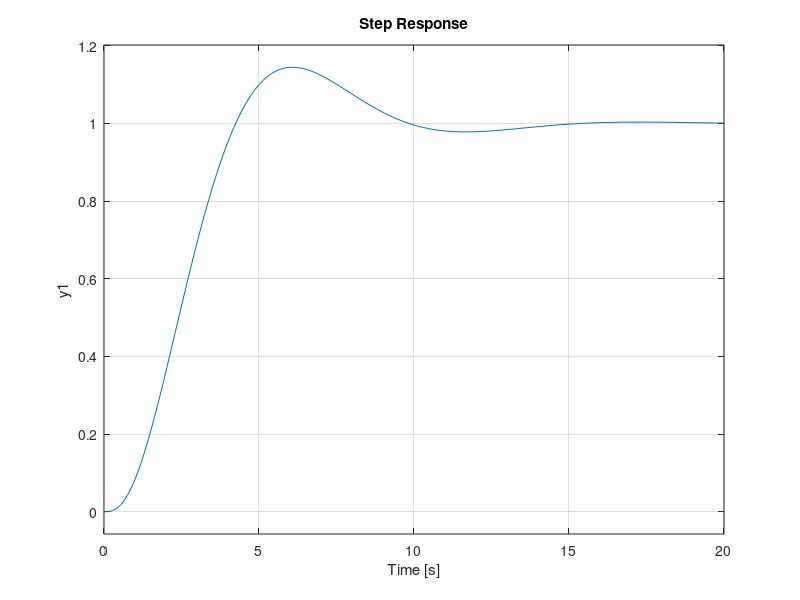

This chart was generated by the following MATLAB code: (Note: this script raises an error after producing the figure.)

%R(s)=u(t)
clc;
clear all;
close all;
t=[0:0.01:5];
g1=1
g2=tf(1,[1 3 2 0])
G=g1*g2
H=feedback(G,1)
hold on
step(H)
stepinfo(H)



%D(s)=(s+z)/z
clc;
clear all;
close all;
z=[1.2 1.5 2 3 5];        %Zeros to be added
t=0:0.1:5;                %Defining the time duration
for i=1:length(z)         %System response after adding zeros
    z_k=z(i);
    g1=tf([1,z(i)],[0,z(i)]);
    g2=tf(1,[1,3,2,0]);
    G=g1*g2;
    H=feedback(G,1);
    hold on;
    step(H)
    stepinfo(H)
end
legend('z=1.2','z=1.5','z=2','z=3','z=5')


%D(s)=p/s+p
clc;
clear all;
close all;
pv = [0.2 0.5 1 1.5 2];    %Poles to be added
t = [0:0.1:5];             %Defining the time duration
 
for i = 1:length(pv)       %System response after adding poles.
    p=pv(1);
    g1 = tf([0 pv(i)], [1 pv(i)]);
    g2 = tf([1],[1 3 2 0])
    G = g1*g2

    H = feedback(G,1);
    hold on
    step(H)
    stepinfo(H)
end
legend('pv=0.2','pv=0.5','pv=1','pv=1.5','pv=2');

%4
clc;
clear all;
close all;
s=tf('s');
td=[0 0.2 0.5 1];   %Values of td
for i=1:length(td)  %Step responses of system after addition of time delay
    g1=exp(-td(i)*s);
    g2=tf(1,[1 3 2 0]);
    G=g1*g2;
    H=feedback(G,1)
    hold on
    step(H)
    stepinfo(H)
end
legend('td=0','td=0.2','td=0.5','td=1')
